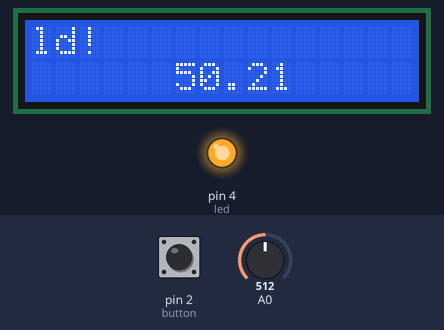
This sketch was run on a simulated Arduino Uno, built with avr-gcc and run on an emulated ATmega328P. Parts: 16×2 character LCD, output pins drawn as LEDs (lit = HIGH). The inputs (shaded band) are chosen by the test bench; at power-on: A0 = 512, pin 2 (button) LOW. What the sketch prints to the serial monitor is not drawn.

Above: at 1.2 s.
1.3 s: A0 set to 716
At 2.3 s:
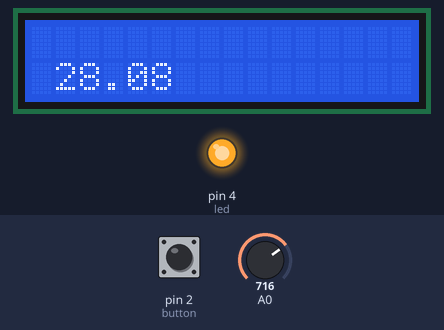
3.1 s: A0 set to 900
At 3.9 s:
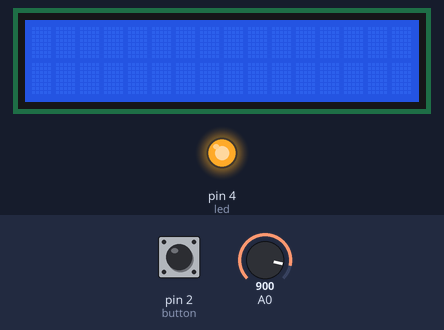
4.7 s: A0 set to 966
At 7.9 s:
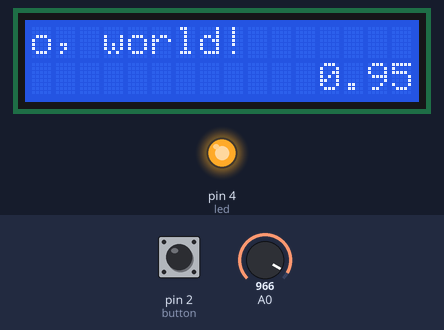
8.4 s: A0 set to 988
At 10.3 s:
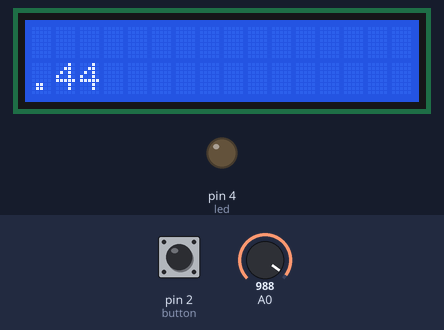
Timing chart, 0 to 11.8 s (numbered marks = the images above; inputs shaded):
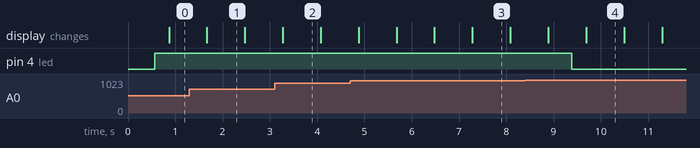

The sketch:

prototype1.ino
```cpp
// include the library code for LCD display
#include <LiquidCrystal.h>

//Pins
const int led = 4; //gate
const int button = 2;
const int esu = 3; //power source from esu (through transistor)
//LCD pins
const int rs = 5, en = 6, d4 = 7, d5 = 8, d6 = 9, d7 = 10;
LiquidCrystal lcd(rs, en, d4, d5, d6, d7);

uint32_t rawValue;
float pressurediff;
float actualpressure;

const long MAXIMUM_DIST = 23300;
int buttonState = 0;

void setup() {
  //Define input and output pins

  pinMode(led, OUTPUT);

  pinMode(button, INPUT);
  digitalWrite(led, LOW);
  Serial.begin(9600);

  //set up the LCD's number of columns and rows:
  lcd.begin(16, 2);
  lcd.print("hello, world!");
}

void loop() {
  //PRESSURE, O2
  rawValue = analogRead(A0); //pressure pin
  float voltage = rawValue/1024.0*5.0;
  //Serial.println(voltage);
  pressurediff = ((voltage/5)-0.04)/0.009;
  actualpressure = 101.325-pressurediff;
  //Serial.println(rawValue);
  Serial.print("PRESSURE: ");
  Serial.println(actualpressure);

  //LCD CODE
  // set the cursor to (16,1):
  lcd.setCursor(16, 1);
  // set the display to automatically scroll:
  lcd.autoscroll();
  // print pressure
  lcd.print(actualpressure);
  delay(500);


  //BUTTON
  //Read the state of the button
  buttonState = digitalRead(button);
  Serial.println(buttonState);
  if (buttonState == 1) {
    //turn esu voltage on:
    digitalWrite(esu, HIGH);
  } else {
    digitalWrite(esu, LOW);
  }

  //SHUTOFF

  //If pressure < 0, turn off gate voltage
  if (actualpressure < 0){
    digitalWrite(led, LOW);
  } else{
    digitalWrite(led, HIGH);
  }
  delay(300);
}
```

Measured:
- the behaviour switches between 974 and 975 on A0 (found by bisection; images 3 and 4)
- after the input at 8.4 s, pin 4 (led): HIGH → LOW after 0.99 s
- what the display in image 1 shows lasts 0.8 s, from 1.7 s to 2.5 s
